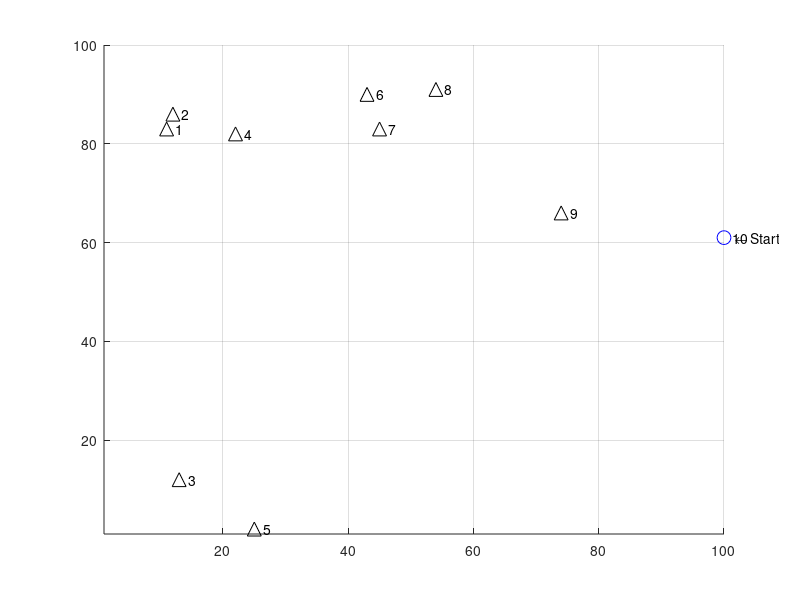

Source code (MATLAB):
% TSP
% Kai Brooks
% Jun 2019
%
% Solves the travelling salesman problem
% Program first solves using the np method and plots it in blue
% Program then uses nn algorithm and solves it in red
%

% Init
clc
close all
clear all
format

% --- Main options --------------------------------------------------------

maxCities = 10;          % (default 9) number of cities to visit, this is the 'n'
                        % decrease this if it hurts the hardware
gifOutput = 1;          % enables gif output and generation, slows rendering
filename = 'tsp.gif';    % output filename for the gif

twelveCitySeed = 0;     % use pre-computed 12-city seed and skips the bf calculation
                        % if 0, shuffles seed instead and runs bf normally

% TCS route: 1, 2, 4, 7, 9, 10, 12, 11, 8, 6, 5, 3, 1
% TCS index: 35462161
% TCS dist: 300.25
% TCS NN algorithm path is 1.04x (3.84%) longer and 3628800.00x computationally faster.

% Algorithm enables (with all disabled, just generates the map)
bf = 0;                   % bruteforce algorithm
nn = 0;                   % nearest-neighbor algorithm
gena = 1;                 % genetic algorithm

% --- Advanced options and generator settings -----------------------------

outputResults = 0;      % (default 1) shows analysis at completion

bfTickSize = 10000;     % (default 10000) tick size for timing BF algorithm. Higher numbers = more accuracy, slower to display estimate
gaInitPopSize = 5;      % (default ???) population for genetic algorithm 

minLoc = 1;             % (default 1) minimum coordinate to generate for city locations
maxLoc = 100;           % (default 100) maximum coordinate to generate for city locations
plotMarkerSize = 10;    % (default 10) size of markers on map
showLabels = 1;         % (default 1) display city numbers on plot

verbose = 1;            % outputs things, maybe
attempts = 100;         % number of attempts to bruteforce the solution before giving up
maxCpuTime = 100;       % max loops various functions will use before giving up and moving on

% --- Zero other variables (do not modify) --------------------------------

totalDist = 0;          % total distance travelled
gifWritten = 0;         % one-time check for gif creation

o_nn = 0;               % big o for nearest neighbor method
o_bf = 0;               % big o for bruteforce method
o_ga = 0;
nn_distance = 0;        % total minimum distance
bf_distance = 0;
ga_distance = 0;
bf_time = 0;            % time to run algorithm
nn_time = 0;
ga_time = 0;

nnSecs = 0;
bruteforce_minimum_vec = 0;

% --- Program start -------------------------------------------------------

% Override the rng if using the precomputed seed
if twelveCitySeed
    rng('default')
    maxCities = 12;
else
    rng('shuffle')
end

% Generate points
cities = randi([minLoc, maxLoc],2,maxCities); % generate matrix
cities = rot90(cities);  % rotate to form cities(x1,y1) for each point
cities = unique(cities,'rows'); % remove duplicate entries

if (length(cities) ~= maxCities)
    fprintf('*** Generated duplicate city coordinates, pruning %i entries.\n*** New maxCities = %i \n', maxCities - length(cities), length(cities))
end

maxCities = length(cities);  % shorten everything else if we don't have enough cities


startingCity = randi(maxCities);    % randomize starting city
currentCity = startingCity;         % and remember its where we started

visited = zeros([maxCities],1);     % boolean to mark each visited city
visited(currentCity) = 1;           % we're already in our city, so mark it

visitedOrder = zeros([maxCities],1); % vector to store the order which we visited each city
visitedOrder(currentCity) = 1;      % mark out starting city on the path

% Create figure
%f = figure('units','normalized','outerposition',[0 0 1 1]);
axis tight manual % this ensures that getframe() returns a consistent size

hold on
grid on

xlim([minLoc maxLoc])
ylim([minLoc maxLoc])

txt = '    \leftarrow Start';

% Plot cities
for i=1:maxCities
    
    if i == startingCity
        plot(cities(i,1),cities(i,2),'bo','MarkerSize',plotMarkerSize)
        
    else
        plot(cities(i,1),cities(i,2),'k^','MarkerSize',plotMarkerSize)
    end
    if showLabels, text(cities(i,1),cities(i,2),sprintf('   %i', i)), end
    
end

txt = '    \leftarrow Start';
text(cities(startingCity,1),cities(startingCity,2),txt)

% --- Algorithms ----------------------------------------------------------
% Bruteforce algorithm (bf)
if bf 
    fprintf('Generating bf pathing matrix...\n')
    % Create gigantic bruteforce path matrix: o(n!)
    arr = [2:maxCities];
    bfVisitOrder = perms(arr);
    bfVisitOrder = rot90(bfVisitOrder); % flip it to make indexing easier
    
    arr = ones(1,length(bfVisitOrder)); % create array of 1's
    bfVisitOrder = [arr;bfVisitOrder];  % append to the beginning
    
    % Add original city back onto end to complete the loop
    for i = 1:length(bfVisitOrder)
        bfVisitOrder(maxCities+1,i) = bfVisitOrder(1,i);
    end
    
    bf_omax = numel(bfVisitOrder); % get total size of matrix
    bfEstimatedTime = 0;    % zero the estimation before starting the loop
    %minDist = maxLoc^2;  % starting minimum distance
    % while sum(visited) < maxCities
    
    for j=1:length(bfVisitOrder)
        o_bf = o_bf + 1;
        
        if j==1,tic,end % start the clock on 2
        
        for i=1:maxCities
            o_bf = o_bf + 1;
            
            a = [cities(bfVisitOrder(i,j),1),cities(bfVisitOrder(i,j),2)];
            b = [cities(bfVisitOrder(i+1,j),1),cities(bfVisitOrder(i+1,j),2)];
            
            checkDistance = [a;b]; % select two points
            distance = pdist(checkDistance,'euclidean');   % find distance between them
            %distance = floor(distance); % truncate
            totalDist = totalDist + distance;
            
            bfSegmentDistances(i,j) = distance;
            
        end
        
        if j==bfTickSize
            timing = toc;
            bfEstimatedTime = timing*(length(bfVisitOrder)/bfTickSize) % timing*((length(bfVisitOrder)-bfTickSize)/bfTickSize) for 'time remaining as of this timing'
            bfTimeTicks = length(bfVisitOrder)/bfTickSize;
        end
        
        bfDistances(j) = totalDist; % store the total path length
        totalDist = 0;              % reset for the next run
        
        % Output running information
        clc
        fprintf('Starting BF for n=%i, O(n!)=%i \n',maxCities, bf_omax)
        
        if length(bfVisitOrder) > bfTickSize % only display if enough data to estimate
            if bfEstimatedTime > 0
                fprintf('Estimated runtime: %s\n',formatTime(bfEstimatedTime))
            else
                fprintf('Estimated runtime: (Sampling %i more times..)\n',bfTickSize-j)
            end
        end
        fprintf('Current runtime  : %s\n',formatTime(toc))
        fprintf('Computing optimal route... %.2f%% \n', (o_bf / bf_omax) * 100)
        
    end % end of loop
    
    % Find min value
    [bfMinDist,bfMinIndex] = min(bfDistances);
    %bruteforce_path_taken = bfVisitOrder(:,bfMinIndex)
    
    %min(bfDist)
    %bfDist(j)
    
    %bfDist
    %     bfMinIndex
    %     bfDistances(bfMinIndex)
    bf_distance = bfMinDist;    % save for comparison
    
    % Plot it
    for i=1:maxCities
        
        a = [cities(bfVisitOrder(i,bfMinIndex),1), cities(bfVisitOrder(i,bfMinIndex),2)];
        b = [cities(bfVisitOrder(i+1,bfMinIndex),1), cities(bfVisitOrder(i+1,bfMinIndex),2)];
        
        x = [a(1), b(1)];
        y = [a(2), b(2)];
        plot(x,y,'b--','LineWidth',plotMarkerSize/8)
        
        
        %bfVisitOrder(i:4,bfShortest) gives path
        
    end
    bfSecs = toc;
    if bfSecs > 0
        hours = 0;
        mins = 0;
        secs = 0;
        
        mins = floor(bfSecs / 60);
        secs = (rem(bfSecs, 60));
        
        if mins > 60
            hours = floor(mins / 60);
            mins = mins - (hours*60);
        end
        
        bf_time = sprintf('%ih%im%.0fs',hours,mins,secs); % format time
    end
    
    %fprintf('BF method complete in %.2f seconds\n', toc)
end

% Clear variables between runs
totalDist = 0;
minDist = 0;

% Nearest Neighbor Algorithm
if nn
    fprintf('Computing nearest neighbor route...\n')
    for j = 2:maxCities
    if j==2,tic,end % start the clock on 2
     
        o_nn = o_nn + 1;
        
        ccLoc = [cities(currentCity,1), cities(currentCity,2)]; % coords of current city
        
        minDist = maxLoc^2;   % starting distance, make maximum possible
        
        for i = 1:maxCities
            o_nn = o_nn + 1;
            
            if visited(i), continue, end % skip cities we've visited
            
            a = ccLoc;  % current city coordinates
            b = [cities(i,1),cities(i,2)];
            
            checkDistance = [a;b]; % select two points
            
            distance = pdist(checkDistance,'euclidean');    % find distance between them
            
            % Draw decision lines
            if gifOutput
                % Draw 'decision' line
                x = [cities(currentCity,1), cities(i,1)];
                y = [cities(currentCity,2), cities(i,2)];
                
                h = plot(x,y,'g:','LineWidth',plotMarkerSize/8)
                uistack(h,'bottom');
                
                drawnow
                % Capture the plot as an image
                title("" + o_nn)
                if  gifWritten == 0
                    gifWritten = 1;
                    gif(filename,'DelayTime',0.01,'LoopCount',1,'frame',gcf)
                else
                    gifWritten = 1;
                    gif
                end
            end
            
            if distance < minDist
                minDist = distance;
                nextCity = i;
                nextLoc = [cities(i,1),cities(i,2)];
            end
            
            
        end
        
        if j == maxCities+1
            a = [cities(maxCities,1),maxCities(2)];  % current city coordinates
            b = [cities(1,1),cities(1,2)];
            
            checkDistance = [a;b]; % select two points
            distance = pdist(checkDistance,'euclidean');   % find distance between them
            totalDist = totalDist + distance;
        end
        
        %  what we found for the next move
        minDist;
        nextCity;
        
        %fprintf('Moving to city %i with a distance of %.2f \n',nextCity,minDist)
        
        % Plot line to shortest next, vector 1 is both x's, 2 is both y's
        x = [cities(currentCity,1), cities(nextCity,1)];
        y = [cities(currentCity,2), cities(nextCity,2)];
        plot(x,y,'r--','LineWidth',plotMarkerSize/8)
        
        %txt = 'Next \rightarrow  ';
        %text(cities(nextCity,1),cities(nextCity,2),txt,'HorizontalAlignment','right')
        
        % Update for next loop
        currentCity = nextCity;
        visited(nextCity) = 1;
        visitedOrder(j) = nextCity;
        minDist; % verbose
        totalDist = totalDist + minDist;
        
        % Break if we've visited everything
        if sum(visited) == maxCities, break, end
        
    end
    
    % Complete the loop
    
    a = [cities(currentCity,1), cities(currentCity,2)];  % current city coordinates
    b = [cities(startingCity,1),cities(startingCity,2)];
    
    checkDistance = [a;b]; % select two points
    distance = pdist(checkDistance,'euclidean');
    minDist;
    totalDist = totalDist + distance; % Update total distance once more
    
    x = [cities(currentCity,1), cities(startingCity,1)];
    y = [cities(currentCity,2), cities(startingCity,2)];
    plot(x,y,'r--','LineWidth',plotMarkerSize/8)
    
    if gifOutput
        drawnow
        gif
    end
    
    nn_distance = totalDist;
    
    nn_time = formatTime(toc);
end

% Clear variables between runs
totalDist = 0;
minDist = 0;

% genetic algorithm
if gena
% create genes
linearPath = [1:maxCities];

for i=1:gaInitPopSize
    dnade(i,:) = linearPath(randperm(length(linearPath)));
end

% shift matrix so starting city is correct
for i=1:gaInitPopSize
    k = find(dnade(i,:) == startingCity);
    dnade(i,:) = circshift(dnade(i,:), (maxCities+1) - k);
end

dnade

% dont add remaining city, just go back to it and let the ga sort it out?




% for i = 1:initPopSize
%     dnabi(i,:) = round(rand(1,dnaLength)); % dna with word length = maxCities
%     % dna stored by (i,j), where i = genotype (entire thing), j = chromosome (bit)
%     clc
%     fprintf('\n')
%     fprintf('Generating %i more population...\n',initPopSize-i)
% end
% popGenTime = formatTime(toc);
% fprintf('Population generated in %s\n',popGenTime)
%
% dnabi;
%
% % convert DNA into number for pathing
% tic
% fprintf('Converting genes to path order...\n')
% for k = 1:initPopSize           % population
%     for j = 1:maxCities         % genotype
%         for i = 1:wordLength    % word
%             temp(i) = dnabi(k, i+((j*wordLength)-wordLength) );
%         end
%         dnade(k,j) = bi2de(flip(temp)); % flip so the lsb is the rightmost bit
%         clear temp;
%     end
%     clc
%     fprintf('Population generated in %s\n',popGenTime)
%     fprintf('Generating %i more genes paths...\n',initPopSize-k)
%
% end
%
% fprintf('Path order generated in %s\n',formatTime(toc))
%
% dnade;

% dnade = dnade+1; % how to add 1 for route calculation

% --- wipe out all invalid genes

% Determine if rows have duplicate entries (and are thus invalid)
% uniqueEntries = 0;
% for i = 1:initPopSize
%     a = dnade(i:i,:);
%     if length(a) == length(unique(a))
%         %fprintf('%i: unique\n',i)
%         uniqueEntries = uniqueEntries + 1;
%     else
%         %fprintf('%i: not unique\n',i)
%     end
% end
% 
% uniqueRatio = uniqueEntries / initPopSize;
% 
% fprintf('%i valid genotypes: %.2f%%',uniqueEntries, uniqueRatio*100)


end


if outputResults
    fprintf('\nTravelling done!\n')
    fprintf('------- Results -------\n')
    
    fprintf(1, 'Alg. |\tBF\t\tNN\t\tGA\n')
    fprintf(1, 'O(n) |\t%i\t\t%i\t\t%i\n', o_bf, o_nn, o_ga)
    fprintf(1, 'Dist.|\t%.2f\t\t%.2f\t\t%.2f\n', bf_distance, nn_distance, ga_distance')
    fprintf(1, 'Time |\t%s\t\t%s\t\t%s\n', bf_time, nn_time, ga_time)
    fprintf('\n')
    fprintf('NN algorithm path is %.2fx (%.2f%%) longer and %.2fx computationally faster.\n',nn_distance/bf_distance, (abs(1-(nn_distance/bf_distance)))*100, o_bf/o_nn)
    
end
